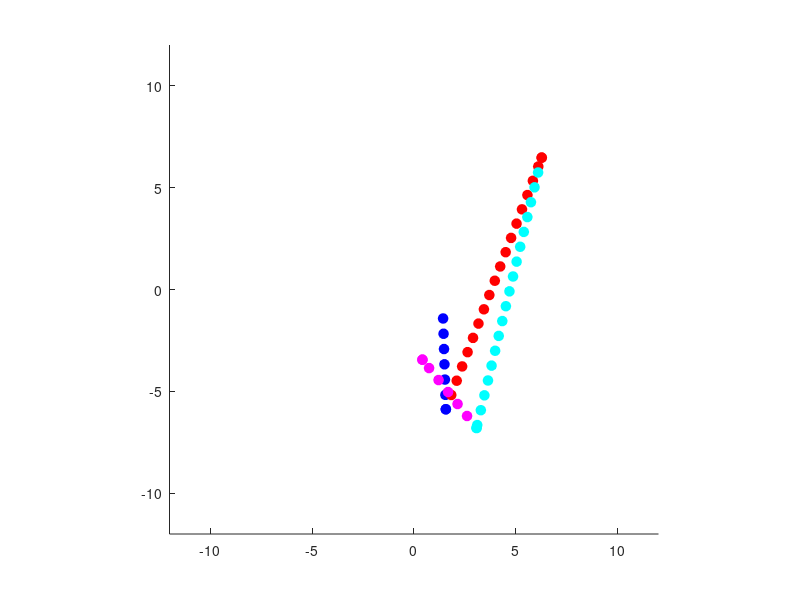

This figure's MATLAB source: (Note: this script raises an error after producing the figure.)
clc
clear all
close all

%%
numExamples = 5;
numPoints = 5;
stepSize = 0.75;
seed_RNG = rng(10,'twister');
listX = random('unif', -10, 10, 2, numPoints );
c = ['b', 'r', 'c', 'm' , 'y'];
a = 50; %markersize
noiseLevel = [10, 25, 50, 75, 100];% as percent of noise

delete(['baseline' filesep '*.*']); %clear the output folder

%% Without Noise
xcurr = listX(:,1);
xTraj_clean  = xcurr;
scatter(xcurr(1), xcurr(2),a, 'filled', 'MarkerEdgeColor', c(1), 'MarkerFaceColor', c(1))
hold on
axis([-12 12 -12 12])
axis equal

xTranscriptions = [];
for i = 1: numPoints-1        
    x2 = listX(:,i+1);        
    diff = x2 - xcurr;
    xTranscriptions(i, 1) = size(xTraj_clean, 2); %start frame
    while (norm(diff)>0)
        diff = x2 - xcurr;        
        if norm(diff)>stepSize    
            xcurr = xcurr +  stepSize*diff./norm(diff);                            
        else%last step
            xcurr = xcurr+  diff;                  
            xTranscriptions(i, 2) = size(xTraj_clean, 2); %end frame
            if i == numPoints-1 %for last iteration so the traj length is same 
                xTranscriptions(i, 2) = xTranscriptions(i, 2)+1;
            end
        end 
        scatter(xcurr(1), xcurr(2),a, 'filled', 'MarkerEdgeColor', c(i), 'MarkerFaceColor', c(i))
        xTraj_clean = [xTraj_clean, xcurr];
    end    
end

hold off
fileName = ['baseline' filesep 'simpleExpt' '_noiseLevel000'];
save([fileName '.mat'], ...
         'listX', 'xTraj_clean')
save([fileName '-transcriptions' '.mat'], 'xTranscriptions')
 saveas(gcf, fileName, 'jpeg');


%% With Noise
for n = 1: length(noiseLevel)
    for e = 1:numExamples
        xcurr = listX(:,1);
        xTraj_noise = xcurr;        
        figure()
        scatter(xcurr(1), xcurr(2),a, 'filled', 'MarkerEdgeColor', c(1), 'MarkerFaceColor', c(1))
        hold on
        axis([-12 12 -12 12])
        axis equal
        xTranscriptions = [];
        for i = 1: numPoints-1        
            x2 = listX(:,i+1);        
            diff = x2 - xcurr;
            xTranscriptions(i, 1) = size(xTraj_noise, 2); %start frame
            while (norm(diff)>0)
                diff = x2 - xcurr;        
                if norm(diff)>stepSize    
                    xcurr = xcurr +  stepSize*diff./norm(diff) + ...
                        0.01*noiseLevel(n)*random('unif', -stepSize, stepSize, 2, 1);                            
                else%last step
                    xcurr = xcurr+  diff;                  
                    xTranscriptions(i, 2) = size(xTraj_noise, 2); %end frame
                    if i == numPoints-1 %for last iteration so the traj length is same 
                        xTranscriptions(i, 2) = xTranscriptions(i, 2)+1;
                    end
                end 
                scatter(xcurr(1), xcurr(2),a, 'filled', 'MarkerEdgeColor', c(i), 'MarkerFaceColor', c(i))
                xTraj_noise = [xTraj_noise, xcurr];
            end    
        end

        hold off
        fileName = ['baseline' filesep 'simpleExpt' '_noiseLevel' ...
            num2str(noiseLevel(n),'%03d') '_' num2str(e,'%02d')];
        save([fileName '.mat'], ...
             'listX', 'xTraj_noise')   
         save([fileName '-transcriptions' '.mat'], 'xTranscriptions')
         saveas(gcf, fileName, 'jpeg');
    end
end